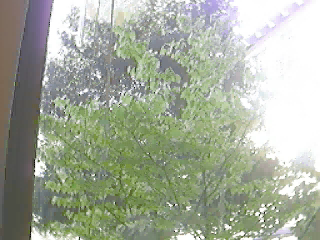
//> input picture frame 45 of src/opencvdemo/tree.avi, 320 x 240 px
$ ./example_15-05 ../../JWKS-Server/GRADEBOT.png   (built with g++ and OpenCV 4)
//> lines starting //> are read from the running program, lines starting //| are printed output that depends on the picture; after the words box and inside, x2 and y2 are one past the last pixel; in counts of white or black regions, pixels touching at a corner belong together
// Example 15-5. Cleanup using connected components
// This cleans up the foreground segmentation mask derived from calls
// to backgroundDiff
//
#include <opencv2/opencv.hpp>
#include <vector>
#include <iostream>
#include <cstdlib>
#include <fstream>

using namespace std;

// polygons will be simplified using DP algorithm with 'epsilon' a fixed
// fraction of the polygon's length. This number is that divisor.
//
#define DP_EPSILON_DENOMINATOR 20.0
// How many iterations of erosion and/or dilation there should be
//
#define CVCLOSE_ITR 1

void findConnectedComponents(
	cv::Mat& mask,				// Is a grayscale (8-bit depth) "raw" mask image
								// that will be cleaned up
	int poly1_hull0,	 		// If set, approximate connected component by
								// (DEFAULT: 1) polygon, or else convex hull (0)
	float perimScale, 			// Len = (width+height)/perimScale. If contour
								// len < this, delete that contour (DEFAULT: 4)
	vector<cv::Rect>& bbs,		// Ref to bounding box rectangle return vector
	vector<cv::Point>& centers	// Ref to contour centers return vector
	) {
	bbs.clear();
	centers.clear();

	// CLEAN UP RAW MASK
	//
	cv::morphologyEx(
		mask, mask, cv::MORPH_OPEN, cv::Mat(), cv::Point(-1,-1), CVCLOSE_ITR);
	cv::morphologyEx(
		mask, mask, cv::MORPH_CLOSE, cv::Mat(), cv::Point(-1,-1), CVCLOSE_ITR);


	// FIND CONTOURS AROUND ONLY BIGGER REGIONS
	//
	vector< vector<cv::Point> > contours_all; // all contours found
	vector< vector<cv::Point> > contours;

	// just the ones we want to keep
	cv::findContours( mask,	contours_all, cv::RETR_EXTERNAL,
		cv::CHAIN_APPROX_SIMPLE);

	for( vector< vector<cv::Point> >::iterator c = contours_all.begin();
			c != contours_all.end(); ++c) {

		// length of this contour
		//
		int len = cv::arcLength( *c, true );

		// length threshold a fraction of image perimeter
		//
		double q = (mask.rows + mask.cols) / DP_EPSILON_DENOMINATOR;
		if( len >= q ) { // If the contour is long enough to keep...
			vector<cv::Point> c_new;
			if( poly1_hull0 ) {
				// If the caller wants results as reduced polygons...
				cv::approxPolyDP( *c, c_new, len/200.0, true );
			} else {
				// Convex Hull of the segmentation
				cv::convexHull( *c, c_new );
			}
			contours.push_back(c_new );
		}
	}

	// Just some convenience variables
	const cv::Scalar CVX_WHITE(0xff,0xff,0xff);
	const cv::Scalar CVX_BLACK(0x00,0x00,0x00);

	// CALC CENTER OF MASS AND/OR BOUNDING RECTANGLES
	//
	int idx = 0;
	cv::Moments moments;
	cv::Mat scratch = mask.clone();
	for(vector< vector<cv::Point> >::iterator c = contours.begin();
		c != contours.end(); c++, idx++) {
		cv::drawContours( scratch, contours, idx, CVX_WHITE, cv::FILLED);

		// Find the center of each contour
		//
		moments = cv::moments( scratch, true );
		cv::Point p;
		p.x = (int)( moments.m10 / moments.m00 );
		p.y = (int)( moments.m01 / moments.m00 );
		centers.push_back(p);
		bbs.push_back( cv::boundingRect(*c) );
		scratch.setTo( 0 );
	}

	// PAINT THE FOUND REGIONS BACK INTO THE IMAGE
	//
	mask.setTo( 0 );
	cv::drawContours( mask, contours, -1, CVX_WHITE, cv::FILLED );
}

////////////////////////////////////////////////////////////////////////
////////// Use previous example_15-04 and clean up its images //////////
////////////////////////////////////////////////////////////////////////


#define CHANNELS 3			//Always 3 because yuv
int cbBounds[CHANNELS];		// IF pixel is within this bound outside of codebook, learn it, else form new code
int minMod[CHANNELS];		// If pixel is lower than a codebook by this amount, it's matched
int maxMod[CHANNELS];		// If pixel is high than a codebook by this amount, it's matched


//The variable t counts the number of points we’ve accumulated since the start or the last
//clear operation. Here’s how the actual codebook elements are described:
//
class CodeElement {
	public:
		uchar learnHigh[CHANNELS];	//High side threshold for learning
		uchar learnLow[CHANNELS];	//Low side threshold for learning
		uchar max[CHANNELS];		//High side of box boundary
		uchar min[CHANNELS];		//Low side of box boundary
		int t_last_update;			//Allow us to kill stale entries
		int stale; 					//max negative run (longest period of inactivity)

		CodeElement() {
			for(int i = 0; i < CHANNELS; i++)
				learnHigh[i] = learnLow[i] = max[i] = min[i] = 0;
			t_last_update = stale = 0;
		}

		CodeElement& operator=( const CodeElement& ce ) {
			for(int i=0; i<CHANNELS; i++ ) {
				learnHigh[i] = ce.learnHigh[i];
				learnLow[i] = ce.learnLow[i];
				min[i] = ce.min[i];
				max[i] = ce.max[i];
			}
			t_last_update = ce.t_last_update;
			stale = ce.stale;
			return *this;
		}

		CodeElement( const CodeElement& ce ) { *this = ce; }
};

// You need one of these for each pixel in the video image (rowXcol)
//
class CodeBook : public vector<CodeElement> {
	public:
	int t;     //Count of every image learned on

	// count every access
	CodeBook() { t=0; }

	// Default is an empty book
	CodeBook( int n ) : vector<CodeElement>(n) { t=0; } // Construct book of size n
};


// Updates the codebook entry with a new data point
// Note: cbBounds must be of length equal to numChannels
//
//
int updateCodebook(  	// return CodeBook index
	const cv::Vec3b& p, // incoming YUV pixel
	CodeBook& c, 		// CodeBook for the pixel
	int* cbBounds,	// Bounds for codebook (usually: {10,10,10})
	int numChannels 	// Number of color channels we're learning
	) {
	if(c.size() == 0)
		c.t = 0;
	c.t += 1;		//Record learning event
	//SET HIGH AND LOW BOUNDS
	unsigned int high[3], low[3], n;
	for( n=0; n<numChannels; n++ ) {
		high[n] = p[n] + *(cbBounds+n);
		if( high[n] > 255 ) high[n] = 255;
		low[n] = p[n] - *(cbBounds+n);
		if( low[n] < 0) low[n] = 0;
	}

	// SEE IF THIS FITS AN EXISTING CODEWORD
	//
	int i;
	int matchChannel;
	for( i=0; i<c.size(); i++ ) {
		matchChannel = 0;
		for( n=0; n<numChannels; n++ ) {
			if( // Found an entry for this channel
				( c[i].learnLow[n] <= p[n] ) && ( p[n] <= c[i].learnHigh[n]))
				matchChannel++;
			}

		if( matchChannel == numChannels ) {// If an entry was found
			c[i].t_last_update = c.t;

			// adjust this codeword for the first channel
			//
			for( n=0; n<numChannels; n++ ) {
				if( c[i].max[n] < p[n] )
					c[i].max[n] = p[n];
				else if( c[i].min[n] > p[n] )
					c[i].min[n] = p[n];
			}
			break;
		}
	}

	// OVERHEAD TO TRACK POTENTIAL STALE ENTRIES
	//
	for( int s=0; s<c.size(); s++ ) {

		// Track which codebook entries are going stale:
		//
		int negRun = c.t - c[s].t_last_update;
		if( c[s].stale < negRun ) c[s].stale = negRun;
	}

	// ENTER A NEW CODEWORD IF NEEDED
	//
	if( i == c.size() ) {
		// if no existing codeword found, make one
		CodeElement ce;
		for( n=0; n<numChannels; n++ ) {
			ce.learnHigh[n] = high[n];
			ce.learnLow[n] = low[n];
			ce.max[n] = p[n];
			ce.min[n] = p[n];
		}
			ce.t_last_update = c.t;
			ce.stale = 0;
			c.push_back( ce );
	}

	// SLOWLY ADJUST LEARNING BOUNDS
	//
	for( n=0; n<numChannels; n++ ) {
		if( c[i].learnHigh[n] < high[n]) c[i].learnHigh[n] += 1;
		if( c[i].learnLow[n] > low[n] ) c[i].learnLow[n] -= 1;
	}
	return c.size();
}

// During learning, after you've learned for some period of time,
// periodically call this to clear out stale codebook entries
//
int foo = 0;
int clearStaleEntries(
	// return number of entries cleared
	CodeBook &c
	// Codebook to clean up
){
	int staleThresh = c.t>>1;
	int *keep = new int[c.size()];
	int keepCnt = 0;

	// SEE WHICH CODEBOOK ENTRIES ARE TOO STALE
	//
	int foogo2 = 0;
	for( int i=0; i<c.size(); i++ ){
		if(c[i].stale > staleThresh)
			keep[i] = 0; // Mark for destruction
		else
		{
			keep[i] = 1; // Mark to keep
			keepCnt += 1;
		}
	}

	// move the entries we want to keep to the front of the vector and then
	// truncate to the correct length once all of the good stuff is saved.
	//
	int k = 0;
	int numCleared = 0;
	for( int ii=0; ii<c.size(); ii++ ) {
		if( keep[ii] ) {
			c[k] = c[ii];
			// We have to refresh these entries for next clearStale
			c[k].t_last_update = 0;
			k++;
		} else {
			numCleared++;
		}
	}
	c.resize( keepCnt );
	delete[] keep;
	return numCleared;
}

// Given a pixel and a codebook, determine whether the pixel is
// covered by the codebook
//
// NOTES:
// minMod and maxMod must have length numChannels,
// e.g. 3 channels => minMod[3], maxMod[3]. There is one min and
//      one max threshold per channel.
//
uchar backgroundDiff( // return 0 => background, 255 => foreground
const cv::Vec3b& p,   // Pixel (YUV)
CodeBook& c,          // Codebook
int numChannels,      // Number of channels we are testing
int* minMod_,          // Add this (possibly negative) number onto max level
                      //    when determining whether new pixel is foreground
int* maxMod_           // Subtract this (possibly negative) number from min
                      //    level when determining whether new pixel is
                      //    foreground
) {
	int matchChannel;

	// SEE IF THIS FITS AN EXISTING CODEWORD
	//
	int i;
	for( i=0; i<c.size(); i++ ) {
		matchChannel = 0;
		for( int n=0; n<numChannels; n++ ) {
			if((c[i].min[n] - minMod_[n] <= p[n] ) && (p[n] <= c[i].max[n] + maxMod_[n]))
			{
				matchChannel++; // Found an entry for this channel
			} else {
				break;
			}
		}
		if(matchChannel == numChannels) {
			break; // Found an entry that matched all channels
		}
	}
	if( i >= c.size() )	//No match with codebook => foreground
		return 255;
	return 0; 			//Else background
}

///////////////////////////////////////////////////////////////////////////////////////////////////
/////////////////// This part adds a "main" to run the above code. ////////////////////////////////
///////////////////////////////////////////////////////////////////////////////////////////////////

// Just make a convienience class (assumes image will not change size in video);
class CbBackgroudDiff {
	public:
	cv::Mat Iyuv;					//Will hold the yuv converted image
	cv::Mat mask;					//Will hold the background difference mask
	vector<CodeBook> codebooks;   	//Will hold a CodeBook for each pixel
	int row, col, image_length;		//How many pixels are in the image

	//Constructor
	void init(cv::Mat &I_from_video) {
		vector<int> v(3,10);
		set_global_vecs(cbBounds, v);
		v[0] = 6; v[1] = 20; v[2] = 8; //Just some decent defaults for low side
		set_global_vecs(minMod, v);
		v[0] = 70; v[1] = 20; v[2] = 6; //Decent defaults for high side
		set_global_vecs(maxMod, v);
		Iyuv.create(I_from_video.size(), I_from_video.type());
		mask.create(I_from_video.size(), CV_8UC1);
		row = I_from_video.rows;
		col = I_from_video.cols;
		image_length = row*col;
		cout << "(row,col,len) = (" << row << ", " << col << ", " << image_length << ")" << endl;
		codebooks.resize(image_length);
	}

	CbBackgroudDiff(cv::Mat &I_from_video) {
		init(I_from_video);
	}

	CbBackgroudDiff(){};

	//Convert to YUV
	void convert_to_yuv(cv::Mat &Irgb)
	{
		cvtColor(Irgb, Iyuv, cv::COLOR_BGR2YUV);
	}

	int size_check(cv::Mat &I) { //Check that image doesn't change size, return -1 if size doesn't match, else 0
		int ret = 0;
		if((row != I.rows) || (col != I.cols)) {
			cerr << "ERROR: Size changed! old[" << row << ", " << col << "], now [" << I.rows << ", " << I.cols << "]!" << endl;
			ret = -1;
		}
		return ret;
	}

	//Utilities for setting gloabals
	void set_global_vecs(int *globalvec, vector<int> &vec) {
		if(vec.size() != CHANNELS) {
			cerr << "Input vec[" << vec.size() << "] should equal CHANNELS [" << CHANNELS << "]" << endl;
			vec.resize(CHANNELS, 10);
		}
		int i = 0;
		for (vector<int>::iterator it = vec.begin(); it != vec.end(); ++it, ++i) {
			 globalvec[i] = *it;
		 }
	 }

	//Background operations
	int updateCodebookBackground(cv::Mat &Irgb) { //Learn codebook, -1 if error, else total # of codes
		convert_to_yuv(Irgb);
		if(size_check(Irgb))
			return -1;
		int total_codebooks = 0;
		cv::Mat_<cv::Vec3b>::iterator Iit = Iyuv.begin<cv::Vec3b>(), IitEnd = Iyuv.end<cv::Vec3b>();
		vector<CodeBook>::iterator Cit = codebooks.begin(), CitEnd = codebooks.end();
		for(; Iit != IitEnd; ++Iit,++Cit) {
			total_codebooks += updateCodebook(*Iit,*Cit,cbBounds,CHANNELS);
		}
		if(Cit != CitEnd)
			cerr << "ERROR: Cit != CitEnd in updateCodeBackground(...) " << endl;
		return(total_codebooks);
	}

	int clearStaleEntriesBackground() { //Clean out stuff that hasn't been updated for a long time
		int total_cleared = 0;
		vector<CodeBook>::iterator Cit = codebooks.begin(), CitEnd = codebooks.end();
		for(; Cit != CitEnd; ++Cit) {
			total_cleared += clearStaleEntries(*Cit);
		}
		return(total_cleared);
	}

	int backgroundDiffBackground(cv::Mat &Irgb) {  //Take the background difference of the image
		convert_to_yuv(Irgb);
		if(size_check(Irgb))
			return -1;
		cv::Mat_<cv::Vec3b>::iterator Iit = Iyuv.begin<cv::Vec3b>(), IitEnd = Iyuv.end<cv::Vec3b>();
		vector<CodeBook>::iterator Cit = codebooks.begin(), CitEnd = codebooks.end();
		cv::Mat_<uchar>::iterator Mit = mask.begin<uchar>(), MitEnd = mask.end<uchar>();
		for(; Iit != IitEnd; ++Iit,++Cit,++Mit) {
			*Mit = backgroundDiff(*Iit,*Cit,CHANNELS,minMod,maxMod);
		}
		if((Cit != CitEnd)||(Mit != MitEnd)){
			cerr << "ERROR: Cit != CitEnd and, or Mit != MitEnd in updateCodeBackground(...) " << endl;
			return -1;
		}
		return 0;
	}
}; // end CbBackgroudDiff


// [51 lines left out: functions help, adjustThresholds, not called in this run]


////////////////////////////////////////////////////////////////
vector<cv::Rect> bbs;		// Ref to bounding box rectangle return vector
vector<cv::Point> centers;	// Ref to contour centers return vector


int main( int argc, char** argv) {
	cv::namedWindow( argv[0], cv::WINDOW_AUTOSIZE );
	cv::VideoCapture cap;
	// [6 lines of commented-out code are left out]
  cap.open("E:/app/julia/Learning-OpenCV-3_examples/tree.avi");
	int number_to_train_on = atoi("50");
	cv::Mat image;
	CbBackgroudDiff bgd;

	// FIRST PROCESSING LOOP (TRAINING):
	//
	int frame_count = 0;
	int key;
	bool first_frame = true;
	cout << "Total frames to train on = " << number_to_train_on << endl;
	char seg[] = "Segmentation";
	while(1) {
		cout << "frame#: " << frame_count;
		cap >> image;
//> image is the input picture: 240 rows x 320 cols, CV_8UC3; mean B, G, R 155, 171.9, 164.7
		if( !image.data ) exit(1); // Something went wrong, abort
		if(frame_count == 0) { bgd.init(image);}
//| (row,col,len) = (240, 320, 76800)

		cout << ", Codebooks: " << bgd.updateCodebookBackground(image) << endl;
//> in convert_to_yuv, `cvtColor(Irgb, Iyuv, cv::COLOR_BGR2YUV);`: Iyuv: 240 rows x 320 cols, CV_8UC3; mean of channels 0, 1, 2 167.8, 121.7, 125.2
//> after the loop in updateCodebookBackground, `for(; Iit != IitEnd; ++Iit,++Cit)`: total_codebooks = 76800
//| , Codebooks: 76800

		cv::imshow( argv[0], image );
		frame_count++;
		if( (key = cv::waitKey(7)) == 27 || key == 'q' || key == 'Q' || frame_count >= number_to_train_on) break; //Allow early exit on space, esc, q
//> the 'q' key is pressed
	}

	// We have accumulated our training, now create the models
	//
	cout << "Created the background model" << endl;
	cout << "Total entries cleared = " << bgd.clearStaleEntriesBackground() << endl;
//| Total entries cleared = 0
	cout << "Press a key to start background differencing, 'a' to set thresholds, esc or q or Q to quit" << endl;

	// SECOND PROCESSING LOOP (TESTING):
	//
	cv::namedWindow( seg, cv::WINDOW_AUTOSIZE );
	cv::namedWindow("Conected Components", cv::WINDOW_AUTOSIZE);
	while((key = cv::waitKey()) != 27 || key == 'q' || key == 'Q'  ) { // esc, 'q' or 'Q' to exit
//> the 'q' key is pressed
		cap >> image;
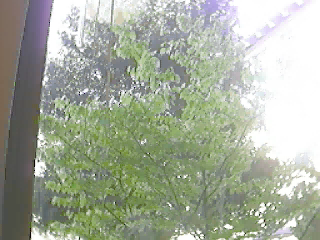
//> input picture frame 46 of src/opencvdemo/tree.avi, 320 x 240 px
//> image is the input picture: 240 rows x 320 cols, CV_8UC3; mean B, G, R 154.8, 171.9, 164.6
		if( !image.data ) exit(0);
		cout <<  frame_count++ << " 'a' to adjust threholds" << endl;
		if(key == 'a') {
			cout << "Adjusting thresholds" << endl;
		cout << "y,u,v for channel; l for minMod, h for maxMod threshold; , for down, . for up; esq or q to quit;" << endl;
			adjustThresholds(seg,image,bgd);
		}
		else {
			if(bgd.backgroundDiffBackground(image)) {
//> in convert_to_yuv (call 2), `cvtColor(Irgb, Iyuv, cv::COLOR_BGR2YUV);`: Iyuv: 240 rows x 320 cols, CV_8UC3; mean of channels 0, 1, 2 167.7, 121.7, 125.1
//> after the loop in backgroundDiffBackground, `for(; Iit != IitEnd; ++Iit,++Cit,++Mit)`:
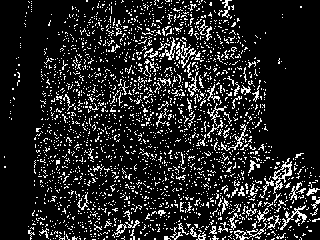
//> mask: 240 rows x 320 cols, CV_8UC1; 14.2% white in thin lines or dots
				cerr << "ERROR, bdg.backgroundDiffBackground(...) failed" << endl;
				exit(-1);
			}
		}
		cv::imshow("Segmentation",bgd.mask);
		findConnectedComponents(bgd.mask, 1, 4, bbs, centers);
//> in findConnectedComponents, `cv::morphologyEx( mask, mask, cv::MORPH_OPEN, cv::Mat(), cv::Point(-1,..`:
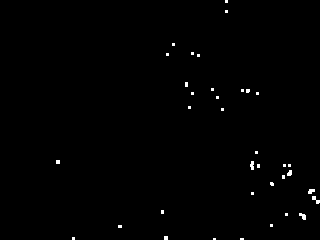
//> mask: 240 rows x 320 cols, CV_8UC1; 0.6% white; 36 white regions (31 under 20 px), largest, box (x1, y1, x2, y2) and area: (312, 196, 320, 204) 31, (299, 213, 306, 220) 31, (250, 161, 254, 170) 29, (308, 189, 315, 194) 27, (287, 170, 292, 176) 24
//> in findConnectedComponents, `cv::morphologyEx( mask, mask, cv::MORPH_CLOSE, cv::Mat(), cv::Point(-1..`: mask: 240 rows x 320 cols, CV_8UC1; 0.62% white; 33 white regions (26 under 20 px)
//> in findConnectedComponents, `cv::findContours( mask,	contours_all, cv::RETR_EXTERNAL, cv::CHAIN_APP..`: contours_all = 33 contours, 31 with area under 20; largest, box (x1, y1, x2, y2) and area: (282, 170, 292, 179) 22, (299, 213, 306, 220) 20
//> the loop in findConnectedComponents, `for( vector< vector<cv::Point> >::iterator c = contours_all.begin(); c..` made 33 passes
//> len on passes 1 to 12: 8, 6, 8, 12, 10, 8, 21, 8, 10, 26, 8, 18
//> the loop in findConnectedComponents, `for(vector< vector<cv::Point> >::iterator c = contours.begin(); c != c..` made 1 pass
//> after the loop in findConnectedComponents, `for(vector< vector<cv::Point> >::iterator c = contours.begin();`: scratch: 240 rows x 320 cols, CV_8UC1; every value is 0
//> after the loop in findConnectedComponents, `for(vector< vector<cv::Point> >::iterator c = contours.begin();`: idx = 1
//> in findConnectedComponents, `cv::drawContours( mask, contours, -1, CVX_WHITE, cv::FILLED );`:
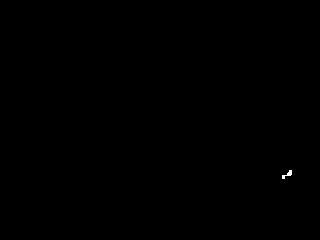
//> mask: 240 rows x 320 cols, CV_8UC1; 0.05% white; 1 white region, box (x1, y1, x2, y2) and area: (282, 170, 292, 179) 38
//> bbs = 1 Rect (x, y, width, height): [282, 170, 10, 9]; centers = 1 Point (x, y): [237, 154]
		cv::imshow("Conected Components", bgd.mask);
	}
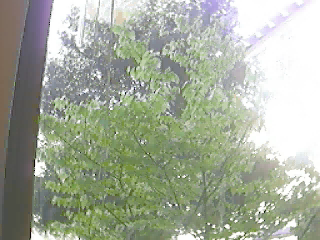
//> image: 240 rows x 320 cols, CV_8UC3; mean B, G, R 154.3, 171.6, 164.2
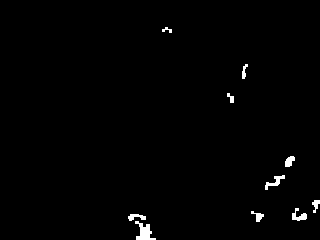
//> bgd.mask: 240 rows x 320 cols, CV_8UC1; 1.1% white; 10 white regions, largest, box (x1, y1, x2, y2) and area: (135, 221, 156, 240) 204, (265, 175, 285, 190) 108, (292, 208, 307, 221) 100
//> after the loop, bbs = 10 Rects (x, y, width, height), first 8: [135, 221, 21, 19], [128, 214, 18, 7], [251, 211, 13, 11], [292, 208, 15, 13], [312, 200, 8, 13], [265, 175, 20, 15], [285, 156, 10, 11], [227, 93, 7, 10]; centers = 10 Points (x, y): [214, 155], [135, 216], [257, 215], [298, 215], [315, 204], [274, 181], [289, 160], [230, 97], [243, 71], [166, 29]
	exit(0);
//> (the program exits here)
